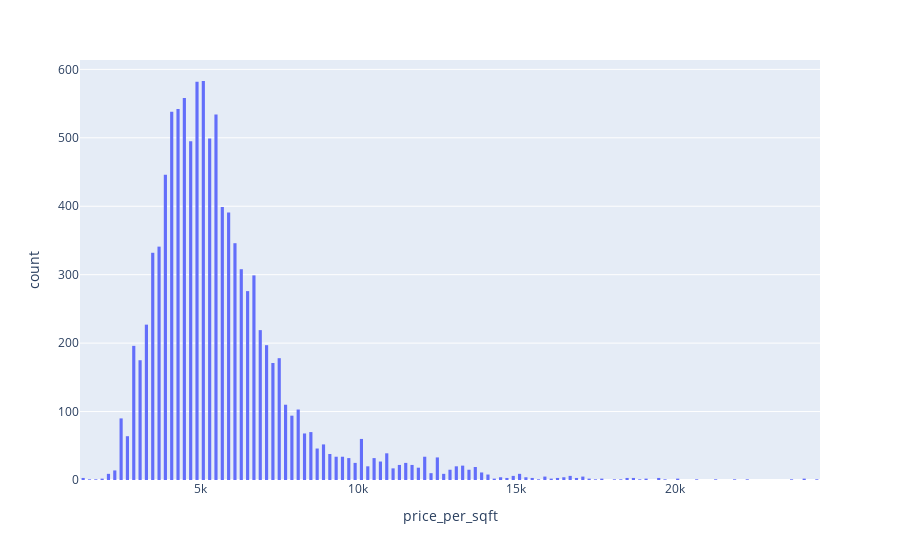

The notebook cell this image was saved under:
### Markdown cell above
### plotly tried
bhk2 = df2[(df2.location == 'Rajaji Nagar') &(df2.bhk ==2)]
bhk3 = df2[(df2.location == 'Rajaji Nagar') &(df2.bhk ==3)]
fig = px.scatter(bhk2, x='total_sqft',y = 'price')
px.scatter(bhk3, x='total_sqft',y = 'price')
fig.show()

### Code cell
#plt.hist(df_final1.price_per_sqft ,rwidth=0.7)
#plt.xlabel('Price per Square feet area')
#plt.ylabel('Count')
#plt.gcf().set_size_inches((15,10))
#plt.show()

fig = px.histogram(df_final1, x='price_per_sqft')
fig.update_layout(barmode='group', bargap = 0.5)
fig.show()

### Figure 1 — Plotly figure (JSON) as saved in the notebook; plotly's stock layout.template omitted (floating-point values rounded to 4 significant figures; data arrays with more than 128 entries replaced by an {"elided": "..."} marker saying what was removed)
{"data": [{"alignmentgroup": "True", "bingroup": "x", "hovertemplate": "price_per_sqft=%{x}<br>count=%{y}<extra></extra>", "legendgroup": "", "marker": {"color": "#636efa"}, "name": "", "offsetgroup": "", "orientation": "v", "showlegend": false, "type": "histogram", "x": {"elided": "10289 float values"}, "xaxis": "x", "yaxis": "y"}], "layout": {"bargap": 0.5, "barmode": "group", "legend": {"tracegroupgap": 0}, "margin": {"t": 60}, "xaxis": {"anchor": "y", "domain": [0, 1], "title": {"text": "price_per_sqft"}}, "yaxis": {"anchor": "x", "domain": [0, 1], "title": {"text": "count"}}}}
